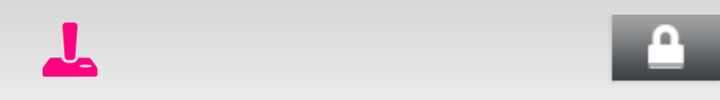
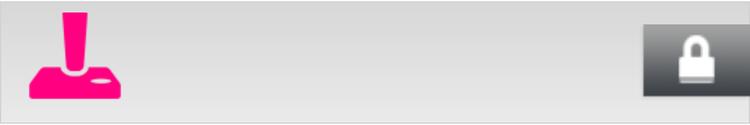

An Android layout and its configuration variant, each rendered on a device that would load it. The default file and the variant file are quoted in full after the pictures.
<!-- AndroidManifest.xml: application theme AppTheme -->
<!-- res/layout/row.xml -->
<?xml version="1.0" encoding="utf-8"?>

<RelativeLayout xmlns:android="http://schemas.android.com/apk/res/android"
    android:id="@+id/row"
	android:layout_height="50dp"
	android:layout_width="fill_parent"
	android:background="@drawable/borders"
	android:orientation="horizontal"
	android:gravity="center_vertical"
	>
  
    <LinearLayout
        android:id="@+id/rowInner"
        android:layout_height="fill_parent"
        android:layout_width="fill_parent"
        android:background="@drawable/grey_gradient"
        >
		
		<RelativeLayout 
			android:layout_width="0dip"
			android:layout_weight="1"
			android:layout_height="fill_parent"
			android:orientation="horizontal"
			android:gravity="center_vertical"
			android:padding="10dp"
			>
			
		    <ImageView
				android:id="@+id/img"
				android:layout_width="50dp"
		        android:layout_height="50dp"
				android:src="@drawable/ic_game" 
				/>
		    		
			<TextView android:id="@+id/name"
		    	android:layout_width="wrap_content"
		    	android:layout_height="wrap_content"
		    	android:textColor="#6E6E6E"
		    	android:textSize="20dp"
		    	android:textStyle="bold"
		    	android:gravity="center_vertical|center_horizontal"
		    	android:layout_toLeftOf="@+id/ic_game"
		    	android:layout_marginLeft="65dp"
		    	android:textAllCaps="true"/>"
			
			<TextView android:id="@+id/desc" 
		    	android:layout_width="wrap_content" 
		     	android:layout_height="wrap_content" 
		     	android:textSize="12dp"
		     	android:textColor="#6E6E6E"
		     	android:gravity="center_vertical|center_horizontal"
		     	android:layout_below="@+id/name"
		     	android:layout_marginLeft="65dp"/>
			
		</RelativeLayout>
		
	</LinearLayout>
	
    <RelativeLayout
	    android:id="@+id/actions"
	    android:layout_width="57dp"
	    android:layout_height="35dp"
	    android:layout_alignParentRight="true"
	    android:layout_centerVertical="true"
	    android:gravity="center_vertical|center_horizontal"
	    android:background="@drawable/locked"
	    android:layout_marginTop="2dp"
	    >
		
		<TextView android:id="@+id/percent" 
	    	android:layout_width="wrap_content" 
	     	android:layout_height="wrap_content" 
	     	android:textSize="30dp"
	     	android:textColor="#FF0000"
	     	android:layout_alignParentRight="true"
	     	android:gravity="center_vertical|center_horizontal"
	     	android:visibility="invisible" />
						
	</RelativeLayout>
	
</RelativeLayout>
<!-- resources referenced by this layout -->
<resources>
  <!-- drawable borders (drawable) -->
  <?xml version="1.0" encoding="utf-8"?>
  
  <layer-list xmlns:android="http://schemas.android.com/apk/res/android" >
      
      <item>
          <shape
              android:shape="rectangle">"
              <stroke
                  android:width="1dp"
                  android:color="#FFFFFFFF"
                   />
              	
          </shape>
      </item>
  	
  	<item
  	    android:top="1dp"
  	    android:bottom="1dp">
      	
  	    <shape
  	        android:shape="rectangle">"
  	        <stroke
  	            android:width="1dp"
  	            android:color="#d2d2d2"/>
  	        
  	        <gradient
  		        android:startColor="#d7d7d7"
  		        android:endColor="#eaeaea"
  		        android:angle="270" />
  	        
  	    </shape>
  	    
  	</item>
  
  </layer-list>
  <!-- drawable grey_gradient (drawable) -->
  <?xml version="1.0" encoding="utf-8"?>
  
  <shape xmlns:android="http://schemas.android.com/apk/res/android" 
      android:shape="rectangle">"
      
      <gradient
          android:startColor="#d7d7d7"
          android:endColor="#eaeaea"
          android:angle="270">
          
      </gradient>
  
  </shape>
  <!-- drawable ic_game: png bitmap (drawable-hdpi, 942 bytes) -->
  <!-- drawable locked: png bitmap (drawable, 815 bytes) -->
  <style name="AppTheme" parent="AppBaseTheme">
          
      </style>
  <!-- from res/values-v11/ -->
  <style name="AppBaseTheme" parent="android:Theme.Holo.Light.NoActionBar">
          
      </style>
</resources>
<!-- res/layout-sw600dp/row.xml (the repository's variant of the layout above) -->
<!-- drawn on a 7-inch tablet held upright -->
<?xml version="1.0" encoding="utf-8"?>

<RelativeLayout xmlns:android="http://schemas.android.com/apk/res/android"
    android:id="@+id/row"
	android:layout_height="100dp"
	android:layout_width="fill_parent"
	android:orientation="horizontal"
	android:gravity="center_vertical"
	
	>
	
    <FrameLayout 
		android:layout_width="fill_parent"
		android:layout_height="fill_parent"
		android:foreground="@drawable/highlight"

		>
    
	<RelativeLayout 
		android:layout_width="fill_parent"
		android:layout_weight="1"
		android:layout_height="fill_parent"
		android:orientation="horizontal"
		android:gravity="center_vertical"
		android:background="@drawable/borders"
		android:padding="10dp"
		
		>
		
	    <ImageView
			android:id="@+id/img"
			android:layout_width="100dp"
	        android:layout_height="100dp"
			android:src="@drawable/ic_game"
			/>
	    		
		<TextView android:id="@+id/name"
	    	android:layout_width="wrap_content"
	    	android:layout_height="wrap_content"
	    	android:textColor="#6E6E6E"
	    	android:textSize="24dp"
	    	android:textStyle="bold"
	    	android:gravity="center_vertical|center_horizontal"
	    	android:layout_toLeftOf="@+id/ic_game"
	    	android:layout_marginLeft="115dp"
	    	android:layout_marginTop="20dip"
	    	android:textAllCaps="true"
	    	android:shadowColor="#FFFFFF"
		    android:shadowDx="1"
		    android:shadowDy="1"
		    android:shadowRadius="0.6"/>
		
		<TextView android:id="@+id/desc" 
	    	android:layout_width="wrap_content" 
	     	android:layout_height="wrap_content" 
	     	android:textSize="16dp"
	     	android:textColor="#6E6E6E"
	     	android:gravity="center_vertical|center_horizontal"
	     	android:layout_below="@+id/name"
	     	android:layout_marginLeft="115dp"
	     	android:layout_marginTop="5dp"
	     	android:layout_marginBottom="4dp"/>
		
		<LinearLayout 
		    android:id="@+id/progress_holder"
		    android:layout_width="260dip"
		    android:layout_height="8dip"
		    android:layout_below="@+id/desc"
		    android:orientation="horizontal"
			android:background="@drawable/progress_bg"
			android:weightSum="100"
			android:padding="1dip"
			android:layout_marginLeft="115dp"
			android:visibility="invisible"
			android:layout_marginTop="5dip"
		    >
		    
		    <LinearLayout
		    	android:id="@+id/progress_bar"
			    android:layout_width="match_parent"
			    android:layout_weight="0"
			    android:layout_height="wrap_content"
				android:background="@drawable/progress_bar"
			    />
		    
		</LinearLayout>
		
	</RelativeLayout>
	
	</FrameLayout>
		
    <RelativeLayout
	    android:id="@+id/actions"
	    android:layout_width="90dip"
	    android:layout_height="61dip"
	    android:layout_alignParentRight="true"
	    android:layout_centerVertical="true"
	    android:gravity="center_vertical|center_horizontal"
	    android:background="@drawable/locked"
	    android:layout_marginRight="0dp"
	    android:layout_marginTop="5dp"
	   	/>
	
</RelativeLayout>
<!-- resources referenced by the variant -->
<!-- as a 7-inch tablet held upright resolves them -->
<resources>
  <!-- drawable borders (drawable) -->
  <?xml version="1.0" encoding="utf-8"?>
  
  <layer-list xmlns:android="http://schemas.android.com/apk/res/android" >
      
      <item>
          <shape
              android:shape="rectangle">"
              <stroke
                  android:width="1dp"
                  android:color="#FFFFFFFF"
                   />
              	
          </shape>
      </item>
  	
  	<item
  	    android:top="1dp"
  	    android:bottom="1dp">
      	
  	    <shape
  	        android:shape="rectangle">"
  	        <stroke
  	            android:width="1dp"
  	            android:color="#d2d2d2"/>
  	        
  	        <gradient
  		        android:startColor="#d7d7d7"
  		        android:endColor="#eaeaea"
  		        android:angle="270" />
  	        
  	    </shape>
  	    
  	</item>
  
  </layer-list>
  <!-- drawable highlight (drawable) -->
  <?xml version="1.0" encoding="utf-8"?>
  
  <selector xmlns:android="http://schemas.android.com/apk/res/android">
  
      <item android:state_focused="true" android:state_pressed="false"><shape>
              <solid android:color="#60ffffff" />
          </shape></item>
      <item android:state_pressed="true">
          <shape>
              <solid android:color="#60ffffff" />
          </shape>
         
      </item>
      
      <item>
          <shape>
              <solid android:color="#00000000" />
          </shape>   
      </item>
  
  </selector>
  <!-- drawable ic_game: png bitmap (drawable-hdpi, 942 bytes) -->
  <!-- drawable locked: png bitmap (drawable, 815 bytes) -->
  <!-- drawable progress_bar: png bitmap (drawable, 117 bytes) -->
  <!-- drawable progress_bg: png bitmap (drawable, 196 bytes) -->
  <style name="AppTheme" parent="AppBaseTheme">
          
      </style>
  <!-- from res/values-v11/ -->
  <style name="AppBaseTheme" parent="android:Theme.Holo.Light.NoActionBar">
          
      </style>
</resources>
